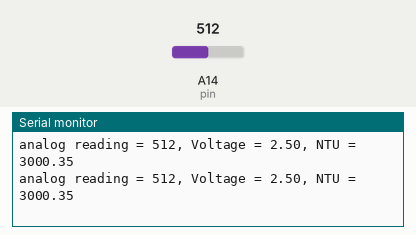
This sketch was run on a simulated Arduino Mega 2560, built with avr-gcc and run on an emulated ATmega2560. Shown: the last lines printed to the serial monitor. The test bench sets the inputs (shaded band); at power-on: A14 (pin) = 512.

Above: at 1.2 s.
1.3 s: A14 (pin) set to 716
At 1.71 s:
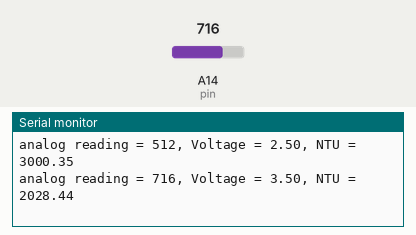
2.8 s: A14 (pin) set to 900
At 2.92 s:
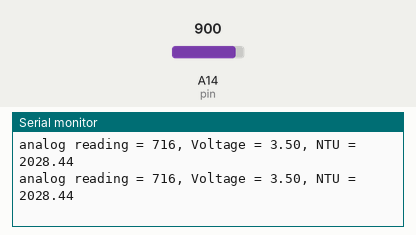
Timing chart, 0 to 5.8 s (numbered marks = the images above; inputs shaded):
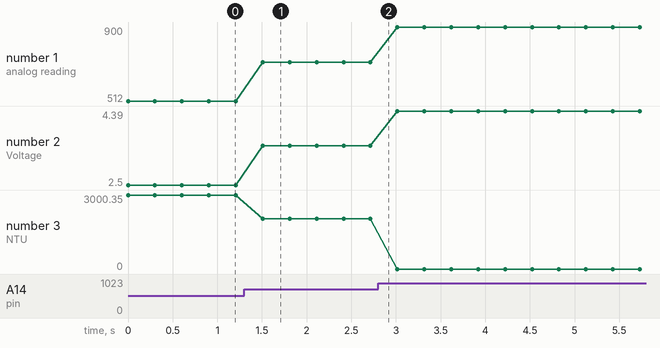

Measured:
- after the input at 1.3 s, the serial monitor: prints a new line after 0.21 s (image 1)
- plotted number 1: 512 → 716 after the input at 1.3 s, 716 → 900 after the input at 2.8 s
- plotted number 2: 2.5 → 3.5 after the input at 1.3 s, 3.5 → 4.39 after the input at 2.8 s
- plotted number 3: 3000.35 → 2028.44 after the input at 1.3 s, 2028.44 → 0 after the input at 2.8 s

The sketch:

Turbidity.ino
```cpp
int pin = A14; // analog pin
int turbidityValue; // analog value of sensor
float voltage;  // sensor data in voltage (0 - 5V)
float NTU; // sensor data in nephelometric turbidity units (NTU)
void setup() {
  Serial.begin(9600); //Baud rate: 9600
}

void loop() {
  turbidity(pin, voltage, NTU);
  Serial.print("analog reading = ");
  Serial.print(analogRead(pin));
  Serial.print(", Voltage = ");
  Serial.print(voltage); // print out the value you read:
  Serial.print(", NTU = ");
  Serial.println(NTU);
  delay(300);
}
void turbidity(int pin, float &voltage, float &NTU){
  int sensorValue = analogRead(pin);// read the input on analog pin 0:
  voltage = sensorValue * (5 / 1024.0); // Convert the analog reading (which goes from 0 - 1023) to a voltage (0 - 5V):
  // the relationship is a quadratic equation where NTU will decrease when voltage is less than 2.5 which is not logical
  // voltages less than 2.5 will be fixed at 2.5
  if(voltage < 2.5){
    voltage = 2.5;
  }
  NTU = -1120.4*sq(voltage) + 5742.3*voltage - 4352.9; // relationship obtained from the documentation site
  // NTU = 0 is the lowest value
  if(NTU < 0){
    NTU = 0;
  }
}
```
